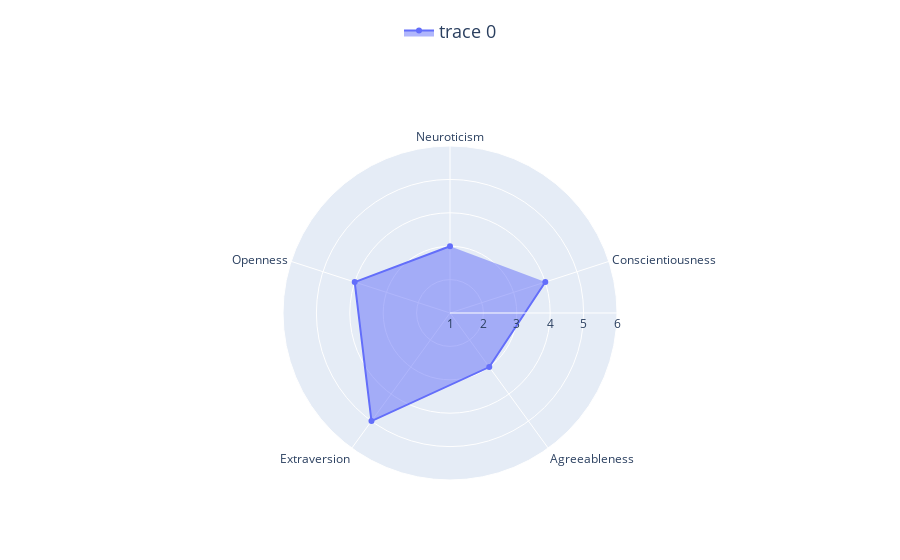

The notebook cell saved with this chart:
### Code cell
knn = load('../models/knn.joblib')
pred = knn.predict(
    df_predict
        # values.iloc[:, [0, 1, 2, 3, 4, 5, 6, 7, 8, 9, 10, 11, 12, 13, 14]]
)
prediction = pd.DataFrame(pred)
prediction.columns = ['neu', 'ext', 'ope', 'agr', 'con']

categories = ['Neuroticism', 'Openness', 'Extraversion',
            'Agreeableness', 'Conscientiousness']

figure = go.Figure(
    data=go.Scatterpolar(
        r=values,
        theta=categories,
        fill='toself'
    )
)



figure.update_layout(
    polar=dict(
        radialaxis=dict(
            visible=True,
            range=[1, 6],
        ),
        angularaxis=dict(
            rotation=90,
            direction='counterclockwise'
        )
    ),
    showlegend=True,
    legend=dict(
        yanchor="top",
        y=1.4,
        xanchor="center",
        x=0.5,
        font=dict(
            # family="Gravitas One",
            size=18,
            # color="RebeccaPurple"
        )
    ),
    font=dict(
        # family="Gravitas One",
        # size=18,
        # color="RebeccaPurple"
    )
)
figure.show()

### Figure 1 — Plotly figure (JSON) as saved in the notebook; plotly's stock layout.template omitted (floating-point values rounded to 4 significant figures)
{"data": [{"fill": "toself", "r": [3, 4, 5, 3, 4, 2, 4, 1, 3, 4, 5, 1, 6, 5, 3], "theta": ["Neuroticism", "Openness", "Extraversion", "Agreeableness", "Conscientiousness"], "type": "scatterpolar"}], "layout": {"legend": {"font": {"size": 18}, "x": 0.5, "xanchor": "center", "y": 1.4, "yanchor": "top"}, "polar": {"angularaxis": {"direction": "counterclockwise", "rotation": 90}, "radialaxis": {"range": [1, 6], "visible": true}}, "showlegend": true}}
